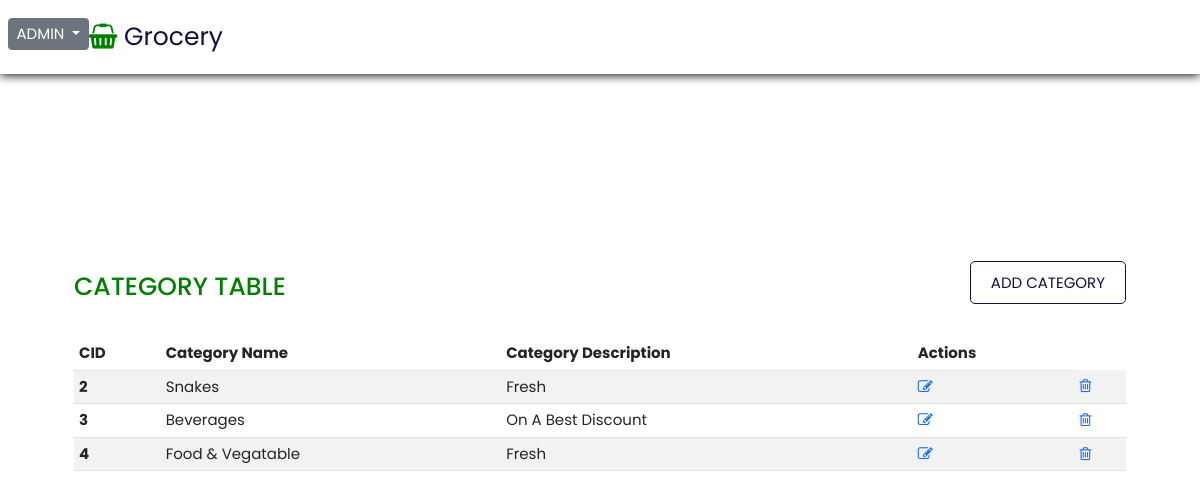
Screenshot of /admin/category.php with the database file from the repository.
### tables this page shows
CREATE TABLE `category` (
  `CID` int(10) NOT NULL,
  `categoryname` varchar(25) NOT NULL,
  `categorydescription` varchar(200) NOT NULL,
  `storeID` int(11) NOT NULL
);

### admin/category.php (the view, shortened to what this page needs)
<?php
include 'header.php'; ?>
  <body>
    <header >
      <div class="adminlogo">
        <?php
        include 'dropdown.php' ?>
        <a href="#" class="logo"><i class="fa fa-shopping-basket" aria-hidden="true"></i> Grocery</a>
      </div>
    </header>
    <section class="section">
      <div class="users">
         <h1>CATEGORY TABLE</h1>
         <div class="btn1">
           <a href="AddCategory.php">ADD CATEGORY</a>
         </div>
      </div>
            <div class="usercontainer">
              <table class="table table-striped table-hover">
                <thead>
                <tr>
                  <th scope="col">CID</th>
                  <th scope="col">Category Name</th>
                  <th scope="col">Category Description</th>
                  <th scope="col">Actions</th>
                </tr>
               </thead>
               <tbody>
                 <?php
                   include 'config.php';
                   $sql="SELECT * FROM category";
                   $result=mysqli_query($conn,$sql) or die("query failed");
                   if(mysqli_num_rows($result)>0)
                   {
                     while ($row=mysqli_fetch_assoc($result)) {
                   ?>
                <tr>
                  <th scope="row"><?php  echo $row['CID'] ?></th>
                  <td><?php  echo $row['categoryname'] ?></td>
                  <td><?php  echo $row['categorydescription'] ?></td>
                  <td class='edit'><a href='updateCategory.php?id=<?php echo $row['CID'] ?>'><i class='fa fa-edit'></i></a></td>
                  <td class='delete'><a href='deletcategory.php?id=<?php echo $row['CID'] ?>'><i class='fa fa-trash-o'></i></a></td>
                </tr>
                <?php
                  }
                }else{
                  echo "no post available";
                }
                ?>
      </tbody>
   </table>
  </div>
 </section>
  </body>
</html>

### admin/style.css (style rules this page uses)
:root { --green:green; --black:#130f40; --light-color:#666; --box-shadow:0 .1rem 1rem rgba(0,0,0.1); --border: 2rem solid rgba(0,0,0.1); --outline: .1rem solid rgba(0,0,0.1); }
* { font-family: 'Poppins', sans-serif; margin: 0; padding: 0; box-sizing: border-box; outline: none; text-decoration: none; border: none; text-transform: capitalize; transition: all .2s linear; }
html { font-size: 62.5%; overflow-x: hidden; scroll-behavior: smooth; scroll-padding-top:7rem; }
body { background: #eee; }
header { position:fixed; top:0; left: 0; right: 0; display: flex; justify-content: space-between; align-items: center; font-size: 1.5rem; background-color: #fff; padding: 1.8rem 9%; box-shadow: var(--box-shadow); z-index: 1000; }
header .logo { font-size: 2.5rem; color:var(--black); text-decoration: none; }
header .logo i { color: var(--green); }
section { padding: 2rem 6%; }
.section { background-color: #fff; width: 100vw; height: 100vh; border: 3px solid; }
.adminlogo { width: 100%; display: flex; margin-left:-10rem; padding-right: 2rem; }
.adminlogo .logo { font-size: 2.5rem; color:var(--black); text-decoration: none; }
.adminlogo .logo i { color: var(--green); }
.users { margin-top: 25rem; color: var(--green); display: flex; justify-content: space-between; padding-bottom: 3rem; }
.users .btn1 a { font-size: 1.5rem; border: 1px solid ; padding: 1rem 2rem; border-radius: 0.5rem; color: var(--black); text-decoration: none; }
.usercontainer .table { width: 100%; font-size: 1.5rem; }

### admin/header.php (style rules this page uses)
.usercontainer { overflow-y: auto; }
.section { border: 2px solid white; }

### rows the page displays
category: CID "2", categoryname "Snakes", categorydescription "Fresh"
category: CID "3", categoryname "Beverages", categorydescription "On A Best Discount"
category: CID "4", categoryname "Food & Vegatable", categorydescription "Fresh"
